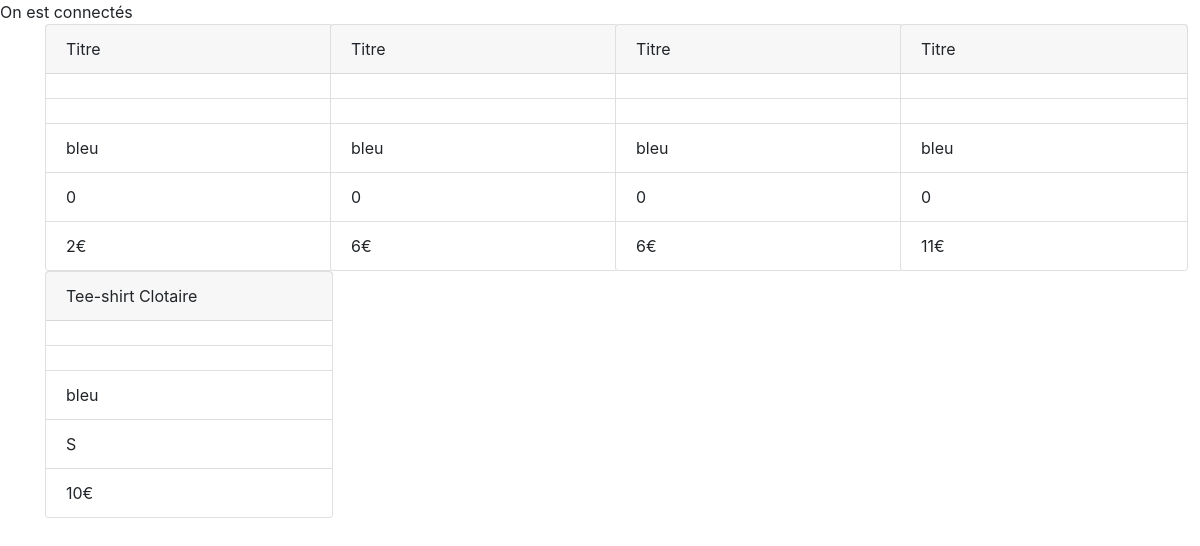
Page /viewBleu.php on the earlier database version.
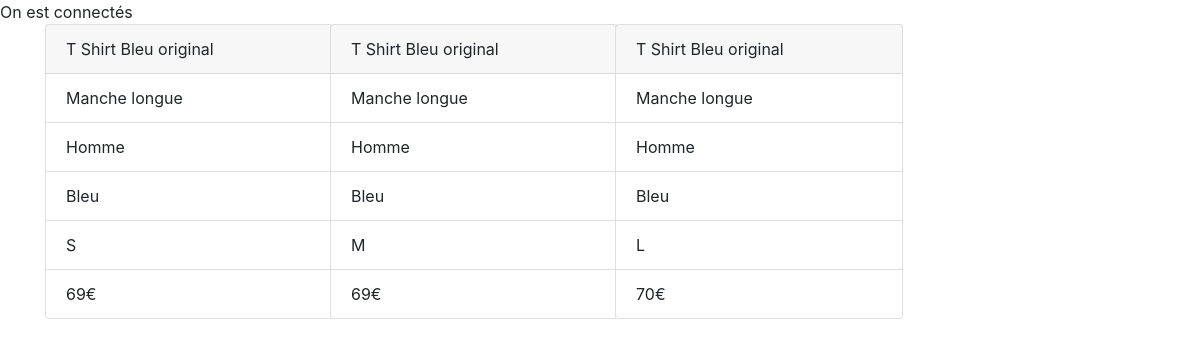
Same page on the later database version.
### tables this page shows
CREATE TABLE `products` (
  `id` int NOT NULL,
  `name` varchar(255) NOT NULL,
  `price` int NOT NULL DEFAULT '0',
  `categorie` text,
  `size` text NOT NULL,
  `color` text NOT NULL,
  `sexe` text
);

### viewBleu.php (the view, shortened to what this page needs)
<?php
require_once('connexion.php');
$sql = 'SELECT * FROM `products` WHERE color="bleu"';
$query = $db->prepare($sql);
$query->execute();
$result = $query->fetchAll(PDO::FETCH_ASSOC);
?>
<!DOCTYPE html>
<html lang="fr">
<head>
    <link rel="stylesheet" href="https://stackpath.bootstrapcdn.com/bootstrap/4.4.1/css/bootstrap.min.css">
</head>
<body>
    <main class="container">
        <div class="row">
                <?php
                foreach($result as $produit){
                ?>
                <div class="col-12 col-sm-12 col-md-12 col-lg-3 col-xl-3">
                    <div class="card" style="width: 18rem;">
                        <div class="card-header">
                            <?= $produit['name'] ?>
                        </div>
                        <ul class="list-group list-group-flush">
                            <li class="list-group-item"><?= $produit['categorie'] ?></li>
                            <li class="list-group-item"><?= $produit['sexe'] ?></li>
                            <li class="list-group-item"><?= $produit['color'] ?></li>
                            <li class="list-group-item"><?= $produit['size'] ?></li>
                            <li class="list-group-item"><?= $produit['price'] . "€" ?></li>
                        </ul>
                    </div>
                </div>
                <br>
                <?php
                }
                ?>
        </div>
    </main>
</body>
</html>

Differences in the rows shown:
removed products: name "Titre", color "bleu", size "0", price "2"
removed products: name "Titre", color "bleu", size "0", price "6"
removed products: name "Titre", color "bleu", size "0", price "6"
removed products: name "Titre", color "bleu", size "0", price "11"
removed products: name "Tee-shirt Clotaire", color "bleu", size "S", price "10"
added products: name "T Shirt Bleu original", categorie "Manche longue", sexe "Homme", color "Bleu", size "S", price "69"
added products: name "T Shirt Bleu original", categorie "Manche longue", sexe "Homme", color "Bleu", size "M", price "69"
added products: name "T Shirt Bleu original", categorie "Manche longue", sexe "Homme", color "Bleu", size "L", price "70"
